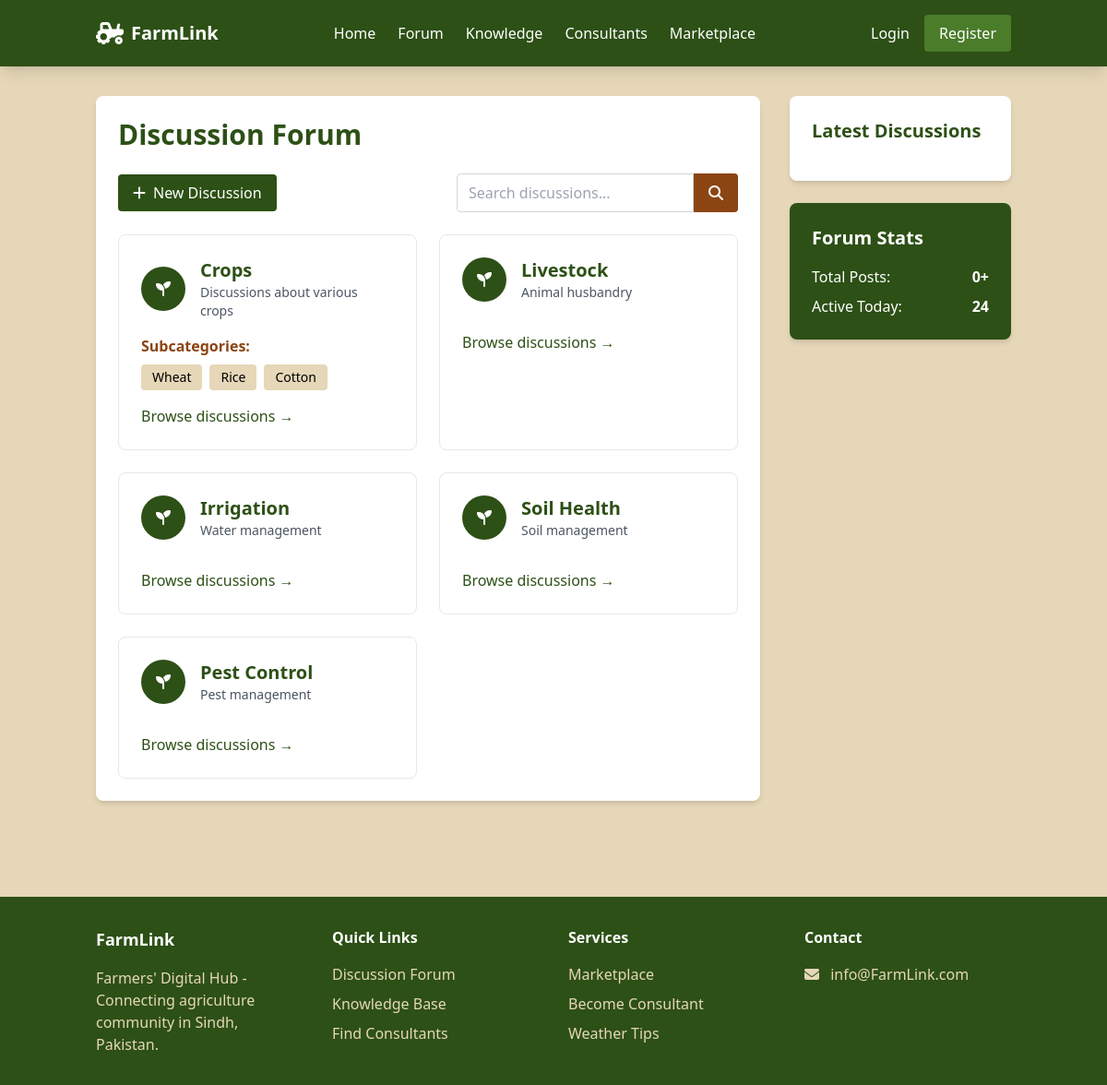
Page /forum on the committed database.
### models.py (models this page shows)
class Category(db.Model):
    id = db.Column(db.Integer, primary_key=True)
    name = db.Column(db.String(50), nullable=False)
    description = db.Column(db.Text)
    type = db.Column(db.String(20))
    parent_id = db.Column(db.Integer, db.ForeignKey('category.id'), nullable=True)
    subcategories = db.relationship('Category', backref=db.backref('parent', remote_side=[id]))

### app.py (the view)
@app.route('/forum')
def forum():
    categories = Category.query.filter_by(type='forum', parent_id=None).all()
    latest_posts = Post.query.filter_by(post_type='forum', is_approved=True).order_by(Post.created_at.desc()).limit(5).all()
    return render_template('forum/forum.html', categories=categories, latest_posts=latest_posts)

### templates/forum/forum.html (shortened to what this page needs)
{% extends "base.html" %}
{% block content %}
<div class="container mx-auto px-4 py-8">
    <div class="flex flex-col lg:flex-row gap-8">
        <div class="lg:w-3/4">
            <div class="bg-white rounded-lg shadow-md p-6 mb-6">
                <h1 class="text-3xl font-bold text-farm-green mb-6">Discussion Forum</h1>
                <div class="flex justify-between items-center mb-6">
                    <a href="{{ url_for('new_forum_post') }}" class="bg-farm-green text-white px-4 py-2 rounded hover:bg-farm-light-green transition">
                        <i class="fas fa-plus mr-2"></i>New Discussion
                    </a>
                    <form action="{{ url_for('search') }}" method="GET" class="flex">
                        <input type="text" name="q" placeholder="Search discussions..."
                               class="px-3 py-2 border border-gray-300 rounded-l focus:outline-none focus:border-farm-green">
                        <button type="submit" class="bg-farm-brown text-white px-4 py-2 rounded-r hover:bg-farm-green transition">
                            <i class="fas fa-search"></i>
                        </button>
                    </form>
                </div>
                <div class="grid grid-cols-1 md:grid-cols-2 gap-6">
                    {% for category in categories %}
                    <div class="border border-gray-200 rounded-lg p-6 hover:shadow-md transition">
                        <div class="flex items-center mb-4">
                            <div class="bg-farm-green w-12 h-12 rounded-full flex items-center justify-center mr-4">
                                <i class="fas fa-seedling text-white"></i>
                            </div>
                            <div>
                                <h3 class="text-xl font-bold text-farm-green">{{ category.name }}</h3>
                                <p class="text-gray-600 text-sm">{{ category.description }}</p>
                            </div>
                        </div>
                        {% if category.subcategories %}
                        <div class="mt-4">
                            <h4 class="font-semibold text-farm-brown mb-2">Subcategories:</h4>
                            <div class="flex flex-wrap gap-2">
                                {% for subcat in category.subcategories %}
                                <a href="{{ url_for('forum_category', category_id=subcat.id) }}"
                                   class="bg-farm-tan px-3 py-1 rounded text-sm hover:bg-farm-light-green hover:text-white transition">
                                    {{ subcat.name }}
                                </a>
                                {% endfor %}
                            </div>
                        </div>
                        {% endif %}
                        <a href="{{ url_for('forum_category', category_id=category.id) }}"
                           class="inline-block mt-4 text-farm-green hover:underline">
                            Browse discussions →
                        </a>
                    </div>
                    {% endfor %}
                </div>
            </div>
        </div>
        <div class="lg:w-1/4">
            <div class="bg-white rounded-lg shadow-md p-6 mb-6">
                <h3 class="text-xl font-bold text-farm-green mb-4">Latest Discussions</h3>
            </div>
            <div class="bg-farm-green text-white rounded-lg shadow-md p-6">
                <h3 class="text-xl font-bold mb-4">Forum Stats</h3>
                <div class="space-y-2">
                    <div class="flex justify-between">
                        <span>Total Posts:</span>
                        <span class="font-bold">{{ latest_posts|length * 10 }}+</span>
                    </div>
                    <div class="flex justify-between">
                        <span>Active Today:</span>
                        <span class="font-bold">24</span>
                    </div>
                </div>
            </div>
        </div>
    </div>
</div>
{% endblock %}

### templates/base.html (shortened to what this page needs)
<!DOCTYPE html>
<html lang="en">
<head>
    <script src="https://cdn.tailwindcss.com"></script>
    <link rel="stylesheet" href="https://cdnjs.cloudflare.com/ajax/libs/font-awesome/6.4.0/css/all.min.css">
</head>
<body class="bg-farm-tan">
    <nav class="bg-farm-green text-white shadow-lg">
        <div class="container mx-auto px-4">
            <div class="flex justify-between items-center py-4">
                <div class="flex items-center space-x-2">
                    <i class="fas fa-tractor text-2xl"></i>
                    <a href="{{ url_for('index') }}" class="text-xl font-bold">FarmLink</a>
                </div>
                <div class="hidden md:flex space-x-6">
                    <a href="{{ url_for('index') }}" class="hover:text-farm-tan transition">Home</a>
                    <a href="{{ url_for('forum') }}" class="hover:text-farm-tan transition">Forum</a>
                    <a href="{{ url_for('knowledge_base') }}" class="hover:text-farm-tan transition">Knowledge</a>
                    <a href="{{ url_for('consultants') }}" class="hover:text-farm-tan transition">Consultants</a>
                    <a href="{{ url_for('marketplace') }}" class="hover:text-farm-tan transition">Marketplace</a>
                </div>
                <div class="flex items-center space-x-4">
                    {% if current_user.is_authenticated %}
                       <a href="/cart" class="hover:text-farm-tan relative">
    <i class="fas fa-shopping-cart"></i>
    <span id="cart-count" class="absolute -top-2 -right-2 bg-red-500 text-white rounded-full w-5 h-5 text-xs flex items-center justify-center hidden">
        0
    </span>
</a>
                        <a href="{{ url_for('dashboard') }}" class="hover:text-farm-tan">
                            <i class="fas fa-user"></i> {{ current_user.name }}
                        </a>
                        <a href="{{ url_for('logout') }}" class="bg-farm-light-green px-4 py-2 rounded hover:bg-green-700 transition">
                            Logout
                        </a>
                    {% else %}
                        <a href="{{ url_for('login') }}" class="hover:text-farm-tan">Login</a>
                        <a href="{{ url_for('register') }}" class="bg-farm-light-green px-4 py-2 rounded hover:bg-green-700 transition">
                            Register
                        </a>
                    {% endif %}
                </div>
            </div>
        </div>
    </nav>
    <main>
        {% block content %}{% endblock %}
    </main>
    <footer class="bg-farm-green text-white py-8 mt-12">
        <div class="container mx-auto px-4">
            <div class="grid grid-cols-1 md:grid-cols-4 gap-8">
                <div>
                    <h3 class="text-lg font-bold mb-4">FarmLink</h3>
                    <p class="text-farm-tan">Farmers' Digital Hub - Connecting agriculture community in Sindh, Pakistan.</p>
                </div>
                <div>
                    <h4 class="font-bold mb-4">Quick Links</h4>
                    <ul class="space-y-2 text-farm-tan">
                        <li><a href="{{ url_for('forum') }}" class="hover:text-white">Discussion Forum</a></li>
                        <li><a href="{{ url_for('knowledge_base') }}" class="hover:text-white">Knowledge Base</a></li>
                        <li><a href="{{ url_for('consultants') }}" class="hover:text-white">Find Consultants</a></li>
                    </ul>
                </div>
                <div>
                    <h4 class="font-bold mb-4">Services</h4>
                    <ul class="space-y-2 text-farm-tan">
                        <li><a href="{{ url_for('marketplace') }}" class="hover:text-white">Marketplace</a></li>
                        <li><a href="{{ url_for('become_consultant') }}" class="hover:text-white">Become Consultant</a></li>
                        <li><a href="#" class="hover:text-white">Weather Tips</a></li>
                    </ul>
                </div>
                <div>
                    <h4 class="font-bold mb-4">Contact</h4>
                    <div class="text-farm-tan space-y-2">
                        <p><i class="fas fa-envelope mr-2"></i> info@FarmLink.com</p>

### rows in the picture
Category: name "Crops", description "Discussions about various crops"
Category: name "Wheat"
Category: name "Rice"
Category: name "Cotton"
Category: name "Livestock", description "Animal husbandry"
Category: name "Irrigation", description "Water management"
Category: name "Soil Health", description "Soil management"
Category: name "Pest Control", description "Pest management"

### other values in the picture
{{ latest_posts|length * 10 }} "0"
